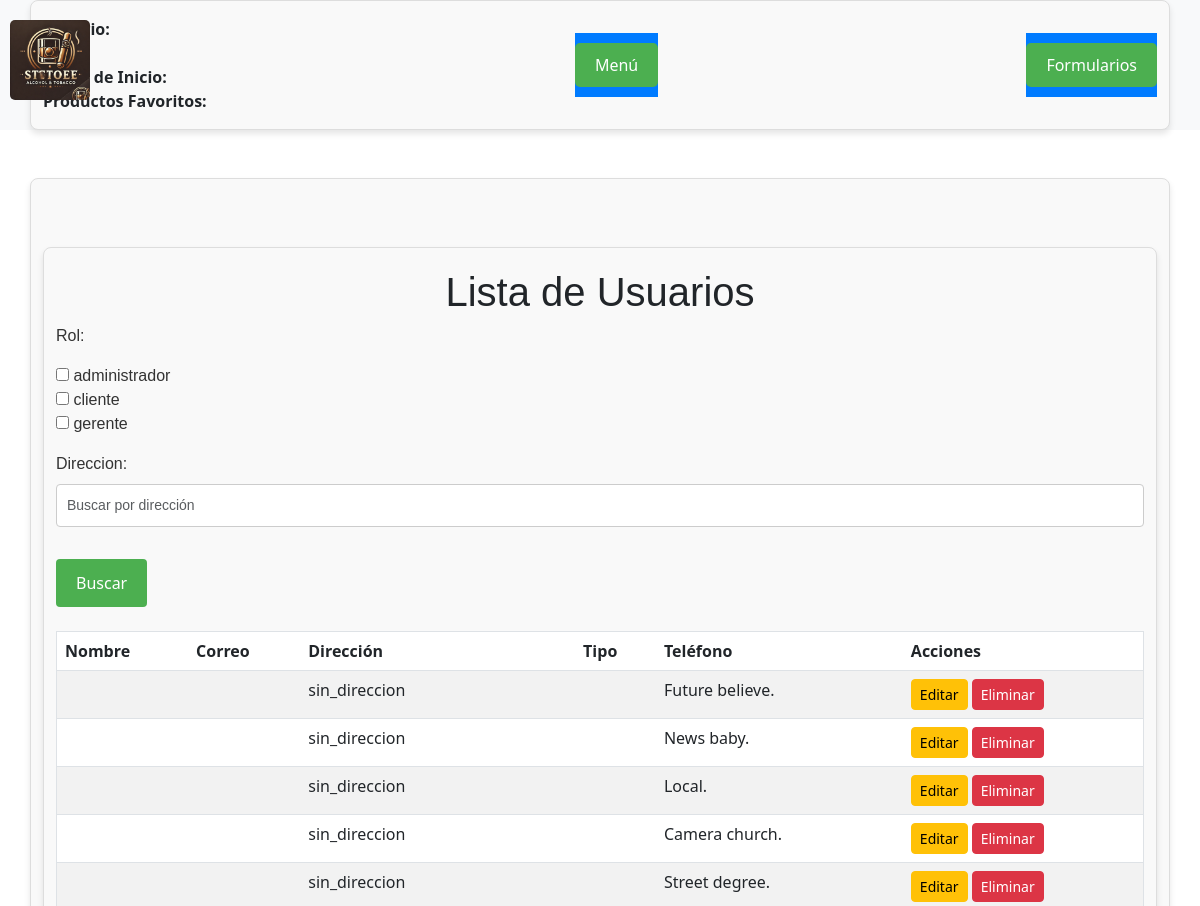
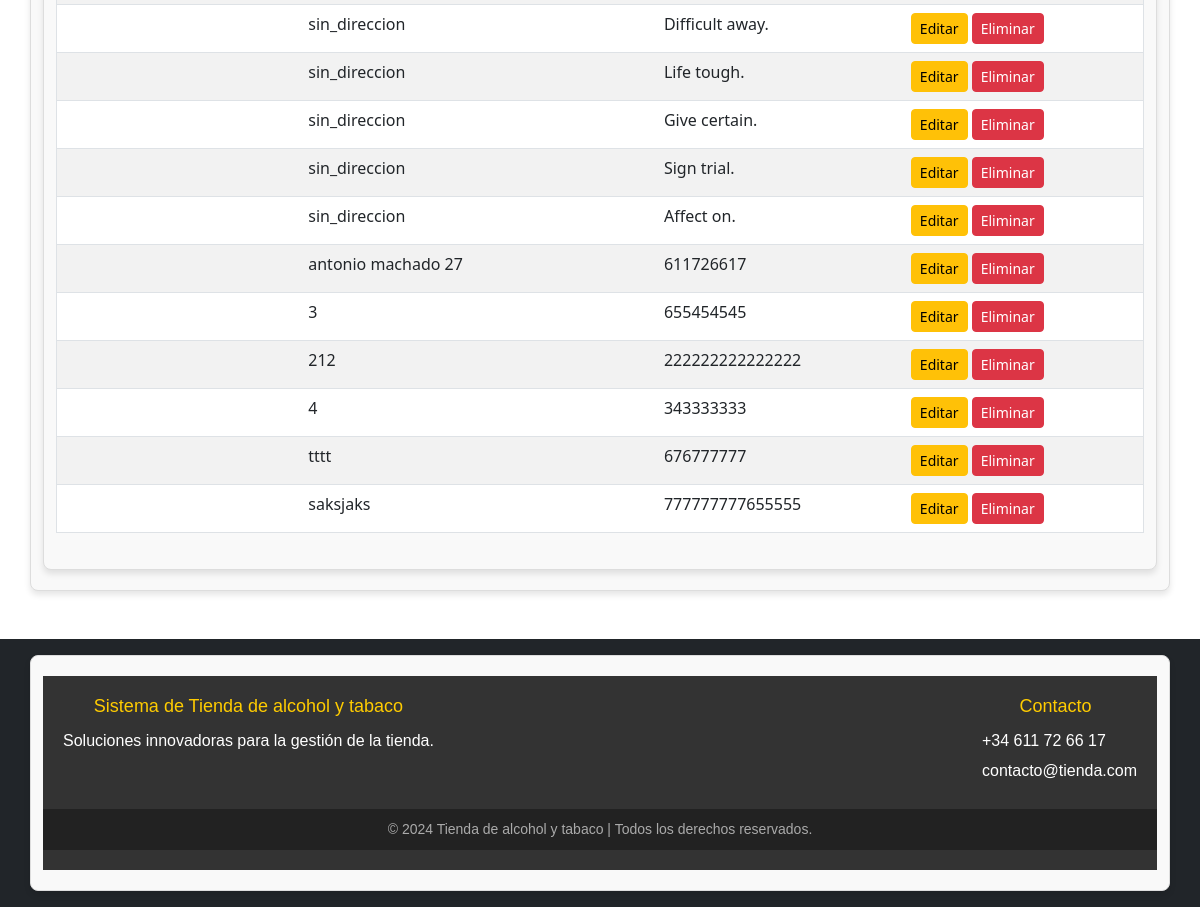
Page /usuarios/leer_usuarios/ on the committed database (2 pictures, top to bottom).
### tienda/models.py (models this page shows)
class Usuario(AbstractUser):
    ADMINISTRADOR = 1
    CLIENTE = 2
    GERENTE = 3
    ROLES = (
        (ADMINISTRADOR, 'administrador'),
        (CLIENTE, 'cliente'),
        (GERENTE, 'gerente'),
    )
    rol = models.PositiveSmallIntegerField(choices=ROLES, default=CLIENTE)
    direccion = models.CharField(max_length=255, default='sin_direccion')
    telefono = models.CharField(max_length=15, blank=True, null=True)
    productos_favoritos = models.ManyToManyField('Producto', through='Favoritos', related_name='usuarios_favoritos')

### tienda/views.py (the view, shortened to what this page needs)
# urls.py: path('usuarios/leer_usuarios/', views.leer_usuarios, name='leer_usuarios'),
def leer_usuarios(request):
    formulario = BusquedaAvanzadaUsuarioForm(request.GET or None)
    usuarios = Usuario.objects.all()
    return render(request, 'formularios/leer_usuarios.html', {
        'usuarios': usuarios,
        'formulario': formulario,
    })

### tienda/forms.py (shortened to what this page needs)
class BusquedaAvanzadaUsuarioForm(forms.Form):
    rol = forms.MultipleChoiceField(  # Cambiamos tipo_usuario por rol
        choices=Usuario.ROLES,
        required=False,
        widget=forms.CheckboxSelectMultiple()
    )
    direccion = forms.CharField(
        required=False,
        widget=forms.TextInput(attrs={'class': 'form-control', 'placeholder': 'Buscar por dirección'})
    )

### tienda/templates/formularios/leer_usuarios.html (shortened to what this page needs)
{% extends 'principal.html' %}
{% block contenido %}
<div class="container mt-5">
    <h1>Lista de Usuarios</h1>
    <form method="get" class="mb-4">
        {{ formulario.as_p }}
        <button type="submit" class="btn btn-primary mt-3">Buscar</button>
    </form>
    <table class="table table-striped">
        <thead>
            <tr>
                <th>Nombre</th>
                <th>Correo</th>
                <th>Dirección</th>
                <th>Tipo</th>
                <th>Teléfono</th>
                <th>Acciones</th>
            </tr>
        </thead>
        <tbody>
            {% for usuario in usuarios %}
            <tr>
                <td>{{ usuario.nombre }}</td>
                <td>{{ usuario.correo }}</td>
                <td>{{ usuario.direccion }}</td>
                <td>{{ usuario.get_tipo_usuario_display }}</td>
                <td>{{ usuario.telefono }}</td>
                <td>
                    <a href="{% url 'editar_usuario' usuario.pk %}" class="btn btn-warning btn-sm">Editar</a>
                    <a href="{% url 'eliminar_usuario' usuario.pk %}" class="btn btn-danger btn-sm">Eliminar</a>
                </td>
            </tr>
            {% endfor %}
        </tbody>
    </table>
</div>
{% endblock %}

### tienda/templates/principal.html (shortened to what this page needs)
{% load static %}
<html lang="es">
    <head>
        <link rel="stylesheet" href="{% static 'css/estilos.css' %}">
        <link rel="stylesheet" href="{% static 'css/menu.css' %}">
        <link rel="stylesheet" href="{% static 'css/pie.css' %}">
        <link rel="stylesheet" href="{% static 'css/desplegable.css' %}">
        <link rel="stylesheet" href="{% static 'css/formulario.css' %}">
        <link rel="stylesheet" href="https://cdn.jsdelivr.net/npm/bootstrap@5.3.0/dist/css/bootstrap.min.css">
    </head>
    <body>
        <header class="header bg-light">
            <div class="container d-flex justify-content-between align-items-center py-3">
                <img src="{% static 'imagenes/logo.webp' %}" alt="Logo de la Tienda" class="logo">
                <nav>
                    <ul class="list-unstyled mb-0">
                        <li><strong>Usuario:</strong> {{ request.session.nombre_usuario }}</li>
                        <li><strong>Rol:</strong> {{ request.session.rol }}</li>
                        <li><strong>Fecha de Inicio:</strong> {{ request.session.fecha_inicio }}</li>
                        <li><strong>Productos Favoritos:</strong> {{ request.session.productos_favoritos }}</li>
                    </ul>
                </nav>
                {% block header %}
                    {% include "estructura/menu.html" %}
                    {% include "estructura/formularios.html" %}
                {% endblock %}
            </div>
        </header>
        <main class="container my-5">
            {% block contenido %}
            {% endblock %}
        </main>
        <footer class="footer bg-dark text-light py-3">
            <div class="container">
                {% include "estructura/pie.html" %}
            </div>
        </footer>
    </body>
</html>

### tienda/templates/estructura/menu.html (shortened to what this page needs)
{% load static %}
<div class="dropdown">
    <button class="dropbtn" id="menuButton">
         Menú
    </button>
</div>

### tienda/templates/estructura/formularios.html (shortened to what this page needs)
{% load static %}
<div class="dropdown">
    <button class="dropbtn" id="formularioButton">
         Formularios
    </button>
</div>

### tienda/templates/estructura/pie.html (shortened to what this page needs)
<footer class="footer-section">
    <div class="footer-container">
        <div class="footer-about">
            <h3>Sistema de Tienda de alcohol y tabaco</h3>
            <p>Soluciones innovadoras para la gestión de la tienda.</p>
        </div>
        <div class="footer-contact">
            <h3>Contacto</h3>
            <p> +34 611 72 66 17</p>
            <p> contacto@tienda.com</p>
        </div>
    </div>
    <div class="footer-bottom">
        &copy; 2024 Tienda de alcohol y tabaco | Todos los derechos reservados.
    </div>
</footer>

### tienda/static/css/estilos.css (style rules this page uses)
body { font-family: Arial, sans-serif; background-color: #f4f4f4; color: #333; margin: 0; padding: 0; display: flex; flex-direction: column; }
html, body { height: 100%; margin: 0; }
main { flex: 1; }
.container { max-width: 800px; margin: 20px auto; padding: 20px; background: white; border-radius: 8px; box-shadow: 0 0 10px rgba(0, 0, 0, 0.1); }
h1, h2, h3 { text-align: center; color: #007bff; margin-bottom: 20px; }
table { width: 100%; border-collapse: collapse; margin-top: 20px; }
table, th, td { border: 1px solid #ddd; }
th { background-color: #007bff; color: white; text-align: left; }
th, td { padding: 10px; }
a, button { display: inline-block; text-decoration: none; background-color: #007bff; color: white; padding: 10px 15px; border-radius: 5px; transition: background-color 0.3s ease; text-align: center; }
input[type="text"], input[type="email"], textarea { width: 100%; padding: 10px; margin-bottom: 10px; border: 1px solid #ddd; border-radius: 4px; }
button { border: none; cursor: pointer; }
ul { padding-left: 20px; margin: 0; list-style-type: disc; }

### tienda/static/css/menu.css (style rules this page uses)
.dropdown { background-color: #007bff; display: flex; justify-content: center; align-items: center; padding: 10px 0; margin: 0; position: relative; }
.header .logo { position: absolute; top: 10px; left: 10px; width: 80px; height: auto; max-height: 80px; object-fit: contain; border-radius: 5px; z-index: 10; }
.logo { width: 80px; height: auto; object-fit: contain; display: block; margin: 10px auto; }
.dropbtn { font-size: 16px; background-color: #0056b3; color: white; padding: 10px 20px; border: none; border-radius: 5px; cursor: pointer; transition: background-color 0.3s ease; }

### tienda/static/css/pie.css (style rules this page uses)
.footer-section { background-color: #333; color: #fff; padding: 20px 0; font-family: Arial, sans-serif; position: relative; bottom: 0; width: 100%; }
.footer-container { max-width: 1200px; margin: 0 auto; display: flex; justify-content: space-between; align-items: flex-start; padding: 0 20px; }
.footer-about h3 { margin-bottom: 10px; font-size: 18px; color: #ffcc00; }
.footer-about p { margin: 0; line-height: 1.6; }
.footer-contact h3 { margin-bottom: 10px; font-size: 18px; color: #ffcc00; }
.footer-contact p { margin: 5px 0; line-height: 1.6; }
.footer-bottom { background-color: #222; color: #aaa; text-align: center; padding: 10px 0; margin-top: 20px; font-size: 14px; }

### tienda/static/css/desplegable.css (style rules this page uses)
.dropdown { position: relative; display: inline-block; }
.dropbtn { background-color: #4CAF50; color: white; padding: 10px 20px; font-size: 16px; border: none; cursor: pointer; }

### tienda/static/css/formulario.css (style rules this page uses)
.container { max-width: 600px; margin: 0 auto; padding: 20px; border: 1px solid #ddd; border-radius: 8px; background-color: #f9f9f9; box-shadow: 0px 4px 6px rgba(0, 0, 0, 0.1); }
h1, label { font-family: Arial, sans-serif; color: #333; }
input[type="text"], input[type="email"], input[type="password"], select, textarea { width: 100%; padding: 10px; margin: 8px 0 16px 0; display: block; border: 1px solid #ccc; border-radius: 4px; font-size: 14px; font-family: Arial, sans-serif; box-sizing: border-box; }
button[type="submit"] { background-color: #4CAF50; color: white; border: none; padding: 12px 20px; text-align: center; font-size: 16px; border-radius: 4px; cursor: pointer; margin-top: 10px; }

### rows in the picture
Usuario: direccion "sin_direccion", telefono "Future believe."
Usuario: direccion "sin_direccion", telefono "News baby."
Usuario: direccion "sin_direccion", telefono "Local."
Usuario: direccion "sin_direccion", telefono "Camera church."
Usuario: direccion "sin_direccion", telefono "Street degree."
Usuario: direccion "sin_direccion", telefono "Difficult away."
Usuario: direccion "sin_direccion", telefono "Life tough."
Usuario: direccion "sin_direccion", telefono "Give certain."
Usuario: direccion "sin_direccion", telefono "Sign trial."
Usuario: direccion "sin_direccion", telefono "Affect on."
Usuario: direccion "antonio machado 27", telefono "611726617"
Usuario: direccion "3", telefono "655454545"
Usuario: direccion "212", telefono "222222222222222"
Usuario: direccion "4", telefono "343333333"
Usuario: direccion "tttt", telefono "676777777"
Usuario: direccion "saksjaks", telefono "777777777655555"
